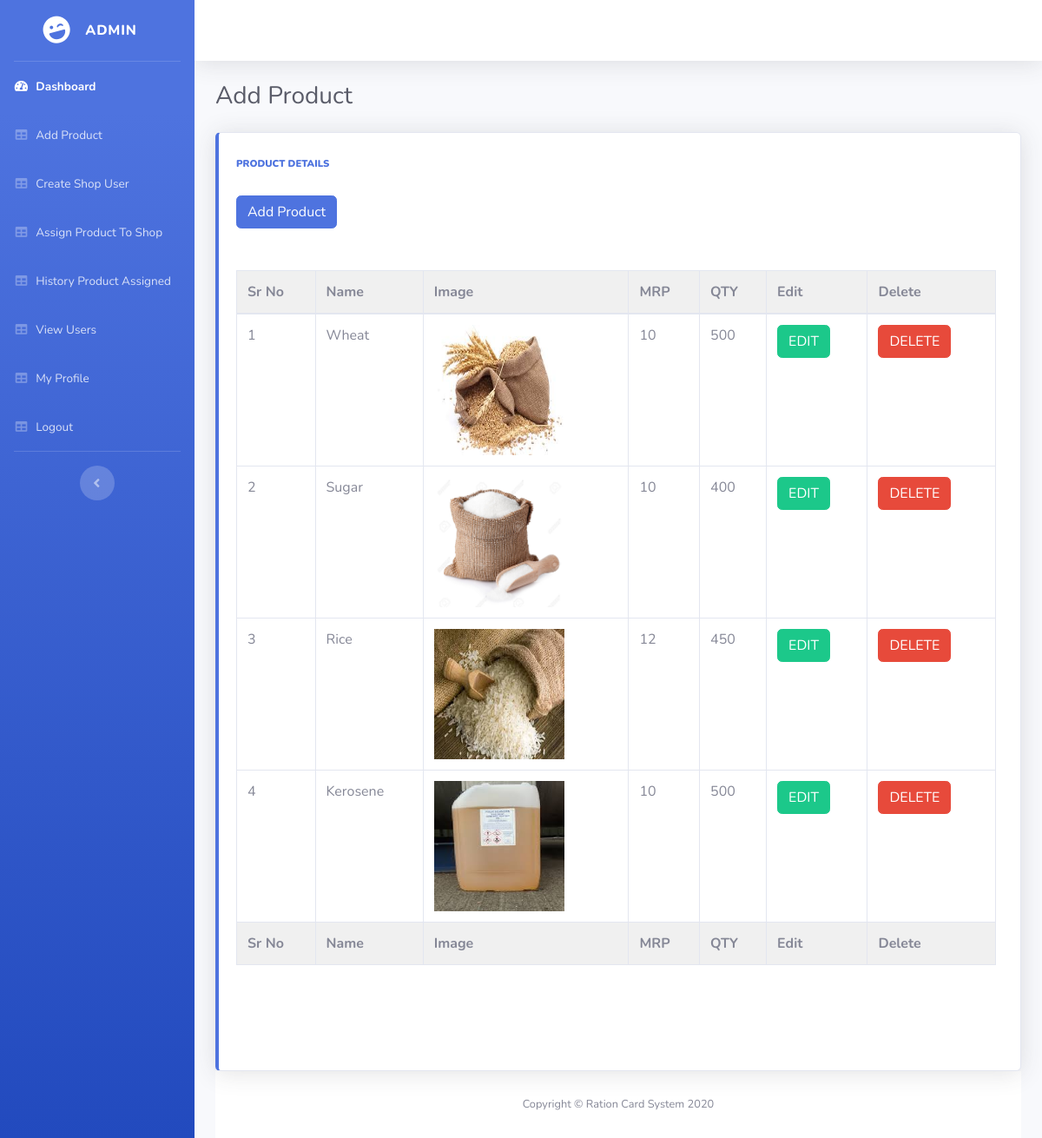
Screenshot of /add_product.php with the database file from the repository.
### tables this page shows
CREATE TABLE `product_details` (
  `product_id` int(11) NOT NULL,
  `product_name` varchar(255) NOT NULL,
  `product_img` text NOT NULL,
  `product_mrp` int(11) NOT NULL,
  `product_quantity` int(11) NOT NULL,
  `permonth_allocation` varchar(255) NOT NULL
);

### add_product.php (the view, shortened to what this page needs)
<?php include "user_includes/header.php" ;?>
        <div class="container-fluid">
          <div class="d-sm-flex align-items-center justify-content-between mb-4">
            <h1 class="h3 mb-0 text-gray-800">Add Product</h1>
          </div>
    <div class="body">
    <div class="row">
            <div class="col-lg-12 mb-4">
              <div class="card border-left-primary shadow h-100 py-2">
                <div class="card-body">
                  <div class="row no-gutters align-items-center">
                    <div class="col mr-2">
                      <div class="text-xs font-weight-bold text-primary text-uppercase mb-1">
                      <b>
                      Product Details
                      </b></div>
                      <br>
                      <button class="btn btn-primary" data-toggle="modal" data-target="#mymodal">
                          Add Product
                      </button>
    <br>
            <br>
<table class="table table-bordered table-hover" id="dataTable" width="100%" cellspacing="0">
<br>
<thead >
        <tr>
            <th>Sr No</th>
            <th>Name</th>
            <th>Image</th>
            <th>MRP</th>
            <th>QTY</th>
            <th>Edit</th>
            <th>Delete</th>
        </tr>
    </thead>
    <tfoot >
        <tr>
            <th>Sr No</th>
            <th>Name</th>
            <th>Image</th>
            <th>MRP</th>
            <th>QTY</th>
            <th>Edit</th>
            <th>Delete</th>
        </tr>
    </tfoot>
    <tbody>
<?php
$query  = "SELECT * FROM product_details";
$result = mysqli_query($connection,$query);
if($result)
{
    $i=1;
    while($row=mysqli_fetch_assoc($result))
    {
        $id = $row['product_id'];
        $name=$row['product_name'];
        $image=$row['product_img'];
        $price=$row['product_mrp'];
        $quantity=$row['product_quantity'];
        ?>
    <tr>
        <td>
        <?php echo $i  ?>
        </td>
        <td>
            <?php echo $name  ?>
        </td>
        <td>
            <?php if($image)
            {
              ?>
              <img width="150px" height="150px" src="images/<?php echo $image; ?>" alt="">
              <?php
            }else
            {
              echo "No Image Found!!";
            }
            ?>
        </td>
        <td>
            <?php echo $price  ?>
        </td><td>
            <?php echo $quantity  ?>
        </td>
        <td>
  <button type="button" class="btn btn-success" data-toggle="modal" data-target="#exampleModal<?php echo $id; ?> ">
  EDIT
    </button>
                            </td>
      </div>
    </div>
  </div>
    </div>
            <td>
            <button type="button" class="btn btn-danger" data-toggle="modal" data-target="#deleteModal<?php echo $id; ?> ">
            DELETE
            </button>
                </div>
                                        </td>
                                    </tr>
                                    <?php
                        $i++;
                        }
}
            ?>
  <?php include "user_includes/footer.php" ;?>

### user_includes/header.php (style rules this page uses)
thead,tfoot { background-color:rgb(240, 240, 240); }

### rows the page displays
product_details: product_name "Wheat", product_img (picture), product_mrp "10", product_quantity "500"
product_details: product_name "Sugar", product_img (picture), product_mrp "10", product_quantity "400"
product_details: product_name "Rice", product_img (picture), product_mrp "12", product_quantity "450"
product_details: product_name "Kerosene", product_img (picture), product_mrp "10", product_quantity "500"
